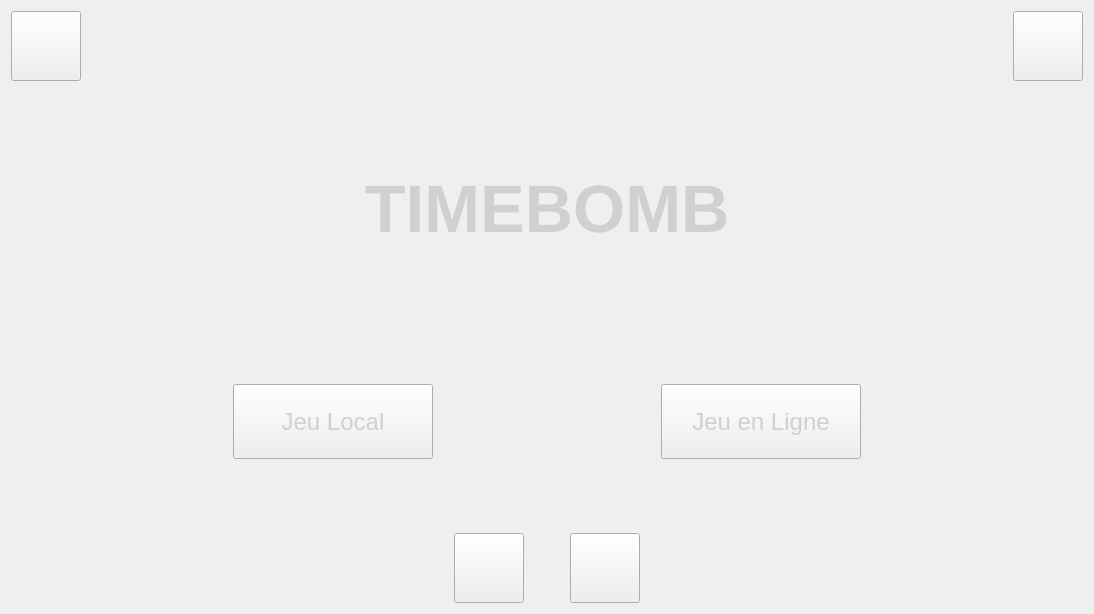
<?xml version="1.0" encoding="UTF-8"?>
<ui version="4.0">
 <class>Home</class>
 <widget class="QWidget" name="Home">
  <property name="geometry">
   <rect>
    <x>0</x>
    <y>0</y>
    <width>1094</width>
    <height>614</height>
   </rect>
  </property>
  <property name="windowTitle">
   <string>Form</string>
  </property>
  <property name="styleSheet">
   <string notr="true"/>
  </property>
  <layout class="QVBoxLayout" name="verticalLayout">
   <item>
    <layout class="QHBoxLayout" name="horizontalLayout">
     <item>
      <widget class="QPushButton" name="options">
       <property name="minimumSize">
        <size>
         <width>70</width>
         <height>70</height>
        </size>
       </property>
       <property name="styleSheet">
        <string notr="true">QPushButton
{
    border-image:url(:/images/icons/button-settings.png);
}

QPushButton:hover
{
    border-image:url(:/images/icons/button-settings.png);
	background-color:#73a6a0;
	border-radius: 30px;
}
</string>
       </property>
       <property name="text">
        <string/>
       </property>
      </widget>
     </item>
     <item>
      <spacer name="horizontalSpacer">
       <property name="orientation">
        <enum>Qt::Horizontal</enum>
       </property>
       <property name="sizeHint" stdset="0">
        <size>
         <width>40</width>
         <height>20</height>
        </size>
       </property>
      </spacer>
     </item>
     <item>
      <widget class="QPushButton" name="quitter">
       <property name="minimumSize">
        <size>
         <width>70</width>
         <height>70</height>
        </size>
       </property>
       <property name="styleSheet">
        <string notr="true">QPushButton
{
    border-image:url(:/images/icons/button-quit.png);
}

QPushButton:hover
{
    border-image:url(:/images/icons/button-quit.png);
	background-color:#73a6a0;
	border-radius: 30px;
}</string>
       </property>
       <property name="text">
        <string/>
       </property>
      </widget>
     </item>
    </layout>
   </item>
   <item>
    <spacer name="verticalSpacer_3">
     <property name="orientation">
      <enum>Qt::Vertical</enum>
     </property>
     <property name="sizeHint" stdset="0">
      <size>
       <width>20</width>
       <height>40</height>
      </size>
     </property>
    </spacer>
   </item>
   <item>
    <layout class="QHBoxLayout" name="horizontalLayout_2">
     <item>
      <spacer name="horizontalSpacer_2">
       <property name="orientation">
        <enum>Qt::Horizontal</enum>
       </property>
       <property name="sizeHint" stdset="0">
        <size>
         <width>40</width>
         <height>20</height>
        </size>
       </property>
      </spacer>
     </item>
     <item>
      <widget class="QLabel" name="timebomb">
       <property name="minimumSize">
        <size>
         <width>600</width>
         <height>200</height>
        </size>
       </property>
       <property name="maximumSize">
        <size>
         <width>600</width>
         <height>200</height>
        </size>
       </property>
       <property name="font">
        <font>
         <pointsize>50</pointsize>
         <weight>75</weight>
         <bold>true</bold>
        </font>
       </property>
       <property name="autoFillBackground">
        <bool>false</bool>
       </property>
       <property name="styleSheet">
        <string notr="true">border-image:url(:/images/titles/title-frame.png);
font-weight: bold;
font-size:50pt;
color:#d0d0d0;</string>
       </property>
       <property name="text">
        <string>&lt;html&gt;&lt;head/&gt;&lt;body&gt;&lt;p align=&quot;center&quot;&gt;TIMEBOMB&lt;/p&gt;&lt;/body&gt;&lt;/html&gt;</string>
       </property>
       <property name="textFormat">
        <enum>Qt::AutoText</enum>
       </property>
       <property name="alignment">
        <set>Qt::AlignCenter</set>
       </property>
       <property name="indent">
        <number>-1</number>
       </property>
      </widget>
     </item>
     <item>
      <spacer name="horizontalSpacer_3">
       <property name="orientation">
        <enum>Qt::Horizontal</enum>
       </property>
       <property name="sizeHint" stdset="0">
        <size>
         <width>40</width>
         <height>20</height>
        </size>
       </property>
      </spacer>
     </item>
    </layout>
   </item>
   <item>
    <spacer name="verticalSpacer_5">
     <property name="orientation">
      <enum>Qt::Vertical</enum>
     </property>
     <property name="sizeHint" stdset="0">
      <size>
       <width>20</width>
       <height>40</height>
      </size>
     </property>
    </spacer>
   </item>
   <item>
    <spacer name="verticalSpacer_4">
     <property name="orientation">
      <enum>Qt::Vertical</enum>
     </property>
     <property name="sizeHint" stdset="0">
      <size>
       <width>20</width>
       <height>40</height>
      </size>
     </property>
    </spacer>
   </item>
   <item>
    <spacer name="verticalSpacer_2">
     <property name="orientation">
      <enum>Qt::Vertical</enum>
     </property>
     <property name="sizeHint" stdset="0">
      <size>
       <width>20</width>
       <height>40</height>
      </size>
     </property>
    </spacer>
   </item>
   <item>
    <layout class="QHBoxLayout" name="horizontalLayout_3">
     <item>
      <spacer name="horizontalSpacer_4">
       <property name="orientation">
        <enum>Qt::Horizontal</enum>
       </property>
       <property name="sizeHint" stdset="0">
        <size>
         <width>40</width>
         <height>20</height>
        </size>
       </property>
      </spacer>
     </item>
     <item>
      <widget class="QPushButton" name="jeuLocal">
       <property name="minimumSize">
        <size>
         <width>200</width>
         <height>75</height>
        </size>
       </property>
       <property name="font">
        <font>
         <pointsize>18</pointsize>
        </font>
       </property>
       <property name="autoFillBackground">
        <bool>false</bool>
       </property>
       <property name="styleSheet">
        <string notr="true">QPushButton
{
    border-image:url(:/images/titles/title-button.png);
	color:#d0d0d0;
}

QPushButton:hover
{
    border-image:url(:/images/titles/title-button.png);
	color:#d0d0d0;
	background-color:#73a6a0;
	border-radius:5px;
	border-width:2px;
}
</string>
       </property>
       <property name="text">
        <string>Jeu Local</string>
       </property>
      </widget>
     </item>
     <item>
      <spacer name="horizontalSpacer_5">
       <property name="orientation">
        <enum>Qt::Horizontal</enum>
       </property>
       <property name="sizeHint" stdset="0">
        <size>
         <width>40</width>
         <height>20</height>
        </size>
       </property>
      </spacer>
     </item>
     <item>
      <widget class="QPushButton" name="jeuEnLigne">
       <property name="minimumSize">
        <size>
         <width>200</width>
         <height>75</height>
        </size>
       </property>
       <property name="font">
        <font>
         <pointsize>18</pointsize>
        </font>
       </property>
       <property name="styleSheet">
        <string notr="true">QPushButton
{
    border-image:url(:/images/titles/title-button.png);
	color:#d0d0d0;
}

QPushButton:hover
{
    border-image:url(:/images/titles/title-button.png);
	color:#d0d0d0;
	background-color:#73a6a0;
	border-radius:5px;
	border-width:2px;
}</string>
       </property>
       <property name="text">
        <string>Jeu en Ligne</string>
       </property>
      </widget>
     </item>
     <item>
      <spacer name="horizontalSpacer_6">
       <property name="orientation">
        <enum>Qt::Horizontal</enum>
       </property>
       <property name="sizeHint" stdset="0">
        <size>
         <width>40</width>
         <height>20</height>
        </size>
       </property>
      </spacer>
     </item>
    </layout>
   </item>
   <item>
    <spacer name="verticalSpacer_7">
     <property name="orientation">
      <enum>Qt::Vertical</enum>
     </property>
     <property name="sizeHint" stdset="0">
      <size>
       <width>20</width>
       <height>40</height>
      </size>
     </property>
    </spacer>
   </item>
   <item>
    <spacer name="verticalSpacer_6">
     <property name="orientation">
      <enum>Qt::Vertical</enum>
     </property>
     <property name="sizeHint" stdset="0">
      <size>
       <width>20</width>
       <height>40</height>
      </size>
     </property>
    </spacer>
   </item>
   <item>
    <spacer name="verticalSpacer">
     <property name="orientation">
      <enum>Qt::Vertical</enum>
     </property>
     <property name="sizeHint" stdset="0">
      <size>
       <width>20</width>
       <height>40</height>
      </size>
     </property>
    </spacer>
   </item>
   <item>
    <layout class="QHBoxLayout" name="horizontalLayout_4">
     <item>
      <spacer name="horizontalSpacer_7">
       <property name="orientation">
        <enum>Qt::Horizontal</enum>
       </property>
       <property name="sizeHint" stdset="0">
        <size>
         <width>40</width>
         <height>20</height>
        </size>
       </property>
      </spacer>
     </item>
     <item>
      <widget class="QPushButton" name="credits">
       <property name="minimumSize">
        <size>
         <width>70</width>
         <height>70</height>
        </size>
       </property>
       <property name="styleSheet">
        <string notr="true">QPushButton
{
    border-image:url(:/images/icons/button-credits.png);
}

QPushButton:hover
{
    border-image:url(:/images/icons/button-credits.png);
	background-color:#73a6a0;
	border-radius: 30px;
}</string>
       </property>
       <property name="text">
        <string/>
       </property>
      </widget>
     </item>
     <item>
      <spacer name="horizontalSpacer_9">
       <property name="orientation">
        <enum>Qt::Horizontal</enum>
       </property>
       <property name="sizeType">
        <enum>QSizePolicy::Minimum</enum>
       </property>
       <property name="sizeHint" stdset="0">
        <size>
         <width>40</width>
         <height>20</height>
        </size>
       </property>
      </spacer>
     </item>
     <item>
      <widget class="QPushButton" name="regles">
       <property name="minimumSize">
        <size>
         <width>70</width>
         <height>70</height>
        </size>
       </property>
       <property name="styleSheet">
        <string notr="true">QPushButton
{
    border-image:url(:/images/icons/button-rules.png);
}

QPushButton:hover
{
    border-image:url(:/images/icons/button-rules.png);
	background-color:#73a6a0;
	border-radius: 30px;
}</string>
       </property>
       <property name="text">
        <string/>
       </property>
      </widget>
     </item>
     <item>
      <spacer name="horizontalSpacer_8">
       <property name="orientation">
        <enum>Qt::Horizontal</enum>
       </property>
       <property name="sizeHint" stdset="0">
        <size>
         <width>40</width>
         <height>20</height>
        </size>
       </property>
      </spacer>
     </item>
    </layout>
   </item>
  </layout>
 </widget>
 <resources/>
 <connections/>
</ui>
